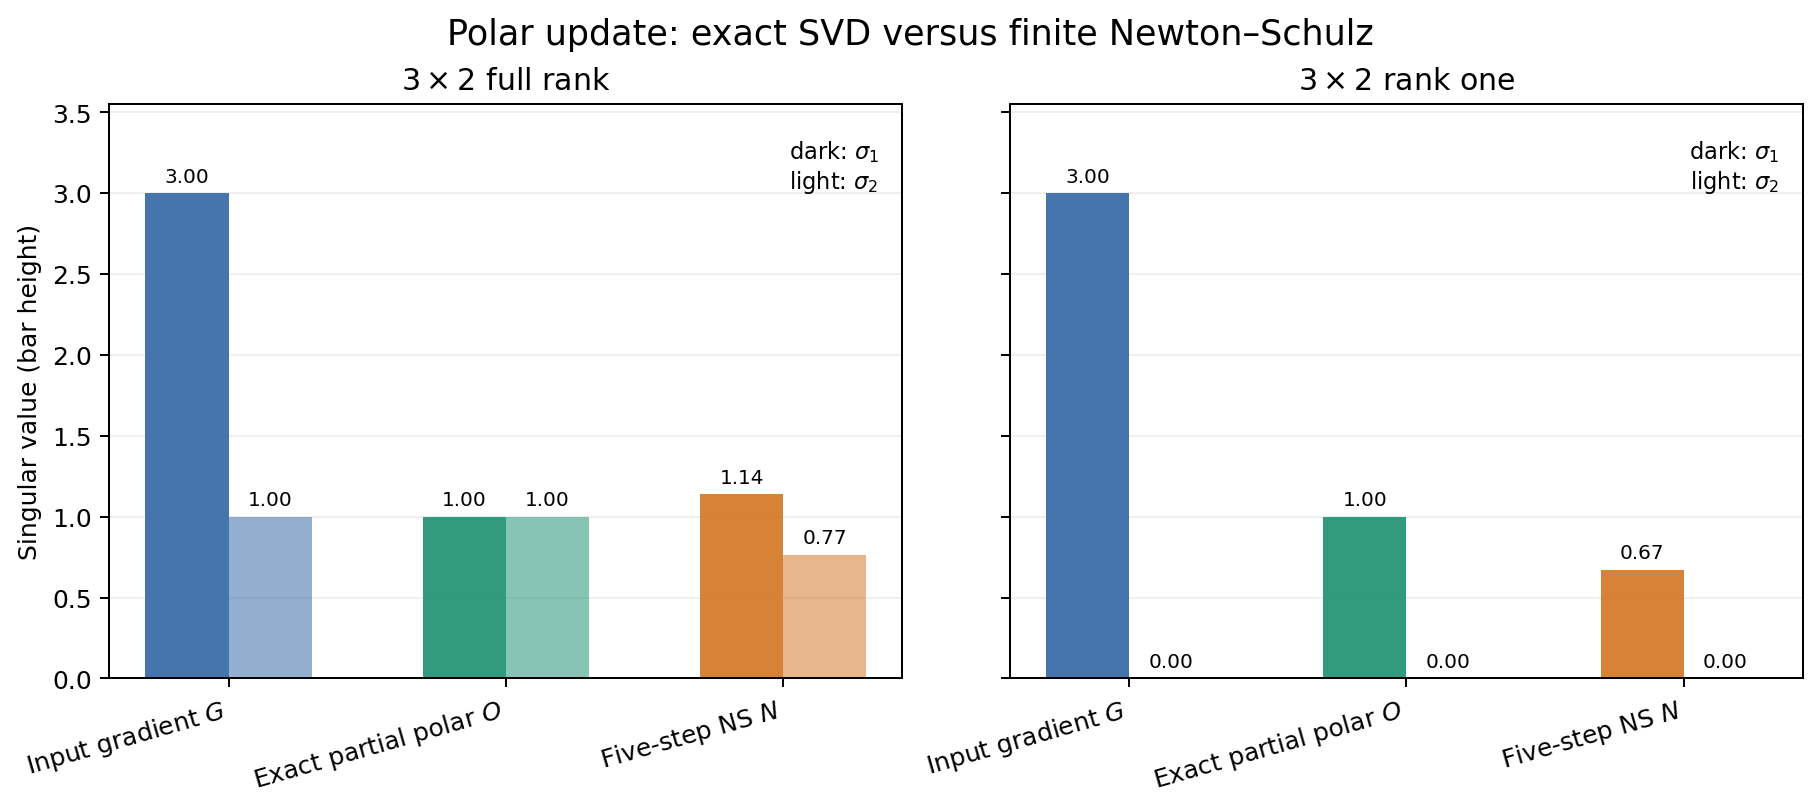

Write the Python code that produced this figure.
"""Plot singular-value bars from the Day 5 polar diagnostic."""

import json
from pathlib import Path

import matplotlib

matplotlib.use("Agg")
import matplotlib.pyplot as plt
import numpy as np


HERE = Path(__file__).parent
RESULTS = json.loads((HERE / "day5-polar-diagnostic-results.json").read_text())
CASES = {x["case"]: x for x in RESULTS["cases"] if x["ns_dtype"] == "torch.bfloat16"}

fig, axes = plt.subplots(1, 2, figsize=(10, 4.4), sharey=True, constrained_layout=True)
colors = ["#3B6EA8", "#269578", "#D47B2C"]
stages = ["Input gradient $G$", "Exact partial polar $O$", "Five-step NS $N$"]

for ax, key, title in zip(
    axes,
    ["tall_full_rank", "tall_rank_one"],
    ["$3\\times2$ full rank", "$3\\times2$ rank one"],
):
    case = CASES[key]
    groups = [
        case["input_singular_values"],
        case["exact_singular_values"],
        case["ns_singular_values"],
    ]
    x = np.arange(len(groups))
    width = 0.30
    for j in range(2):
        values = [group[j] for group in groups]
        bars = ax.bar(x + (j - 0.5) * width, values, width, color=colors, alpha=0.95 if j == 0 else 0.55)
        for bar, value in zip(bars, values):
            ax.text(bar.get_x() + bar.get_width() / 2, value + 0.045, f"{value:.2f}", ha="center", va="bottom", fontsize=8)
    ax.set_title(title)
    ax.set_xticks(x, stages, rotation=16, ha="right")
    ax.set_ylim(0, 3.55)
    ax.grid(axis="y", alpha=0.2)
    ax.set_axisbelow(True)
    ax.text(0.97, 0.94, "dark: $\\sigma_1$\nlight: $\\sigma_2$", transform=ax.transAxes, ha="right", va="top", fontsize=9)

axes[0].set_ylabel("Singular value (bar height)")
fig.suptitle("Polar update: exact SVD versus finite Newton–Schulz", fontsize=14)
fig.savefig(HERE / "day5-spectral-illustration.png", dpi=180, bbox_inches="tight")
